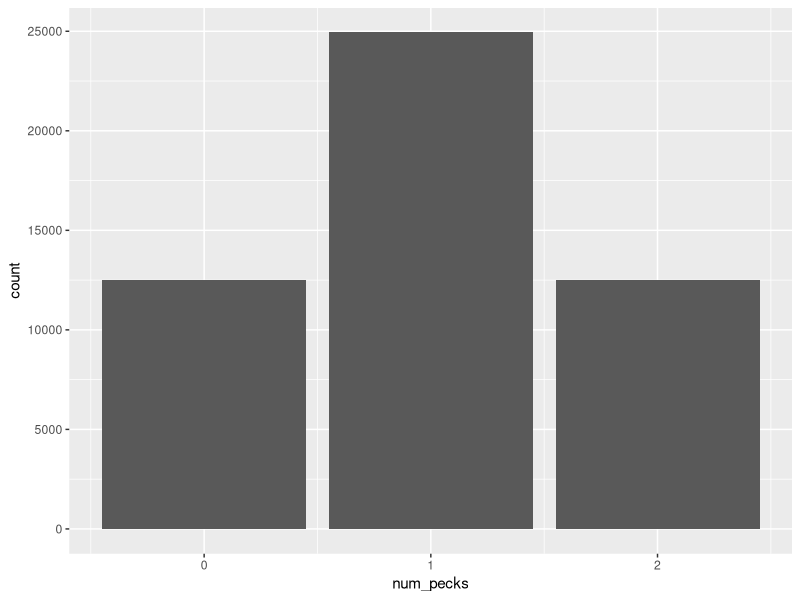
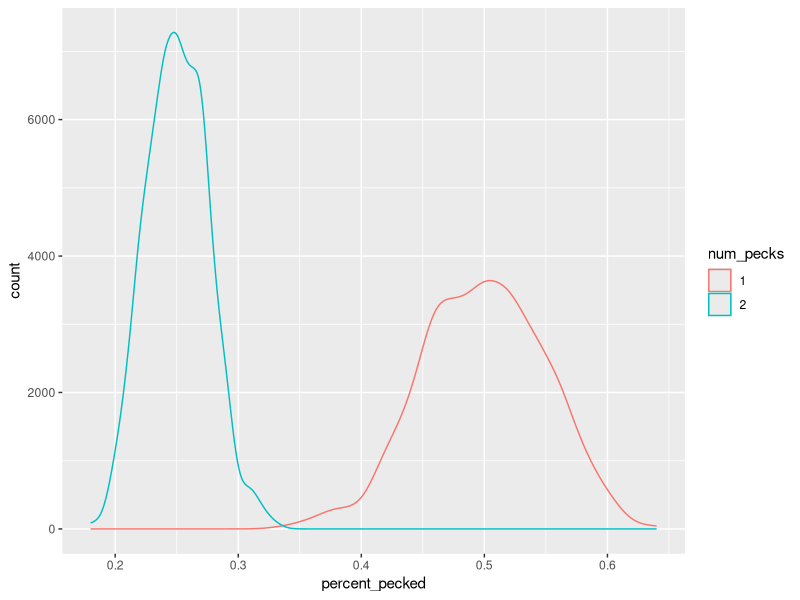

These figures' R source, in order:
simChicks <- function(n){
    chickPecks <- data.frame(Trial = 0,chick_pos=0, num_pecks = 0)
    for(trial in seq(1:n)){
        chicks <-rep(0, 100)
        for(i in seq(1:100)){
            r <- runif(1)
            if(i == 1 & r < .5){
                chicks[100]= chicks[100] + 1
                next
            }
            if(i == 1 & r >= .5){
                chicks[2] = chicks[2]+1
                next 
            }
            if(i==100 & r < .5){
                chicks[1] = chicks[1] +1
                next
            }
            if(i==100 & r >= .5){
                chicks[99] = chicks[99] + 1
                next
            }
            if(r < .5){
                chicks[i-1] = chicks[i-1] +1
                next
            }
            if(r >=.5){ 
                chicks[i+1] = chicks[i+1] +1}
        }
        trialData <- data.frame(Trial = trial, chick_pos = seq(1:100), num_pecks=chicks)
        chickPecks <- rbind(chickPecks, trialData)
    }

    return(chickPecks)
}


df <- simChicks(500)
df<-subset(df, Trial != 0)


library(ggplot2)
ggplot(df, aes(x=num_pecks))+geom_bar()

df2 <- as.data.frame(table(df$Trial, df$num_pecks))
names(df2)<-c("Trial", "num_pecks", "Count")
head(df2)
df2$percent_pecked <- as.numeric(df2$Count)/100


ggplot(subset(df2, num_pecks!="0"), aes(x=percent_pecked, colour=num_pecks, ..count..))+ geom_density()
